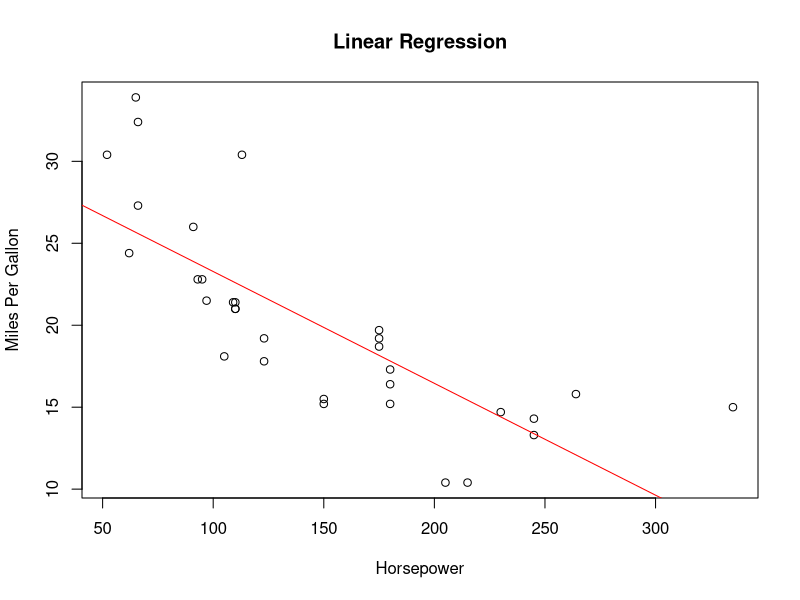

Write R code to recreate this figure.
## ---- chunk 1
# Linear regression example using built-in dataset mtcars
linear_model <- lm(mpg ~ hp, data = mtcars)  # Predicting mpg based on horsepower

# Display regression summary
summary(linear_model)

# Scatter plot with linear regression line
plot(mtcars$hp, mtcars$mpg, main = "Linear Regression", xlab = "Horsepower", ylab = "Miles Per Gallon")

# Adding regression line
abline(linear_model, col = "red")

